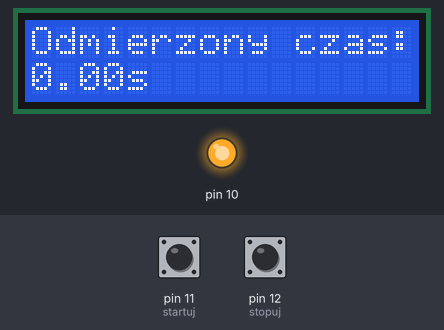
Bench run of a sketch on a simulated Arduino Uno, built with avr-gcc and run on an emulated ATmega328P. On the bench: 16×2 character LCD, output pins drawn as LEDs (lit = HIGH). The inputs (shaded band) are chosen by the test bench; at power-on: pin 11 (startuj) HIGH, pin 12 (stopuj) HIGH. What the sketch prints to the serial monitor is not drawn.

Above: at 1.2 s.
1.3 s: pin 11 (startuj) pulled LOW for 0.15 s
At 1.36 s:
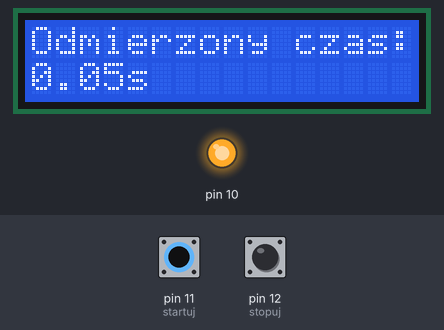
2.9 s: pin 12 (stopuj) pulled LOW for 0.15 s
At 3.9 s:
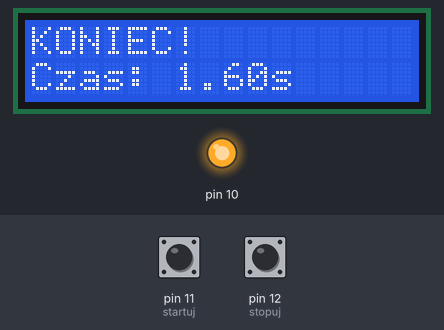
4.5 s: pin 12 (stopuj) pulled LOW for 1 s
At 5.7 s:
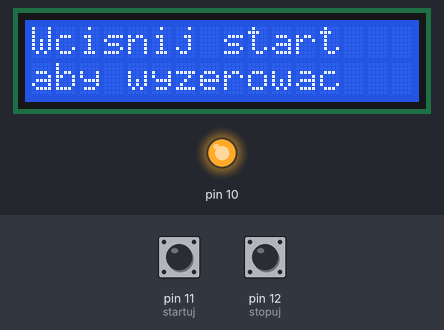
7.0 s: pin 11 (startuj) pulled LOW for 1 s
At 7.6 s:
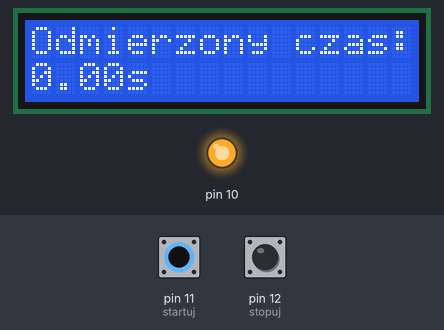
Timing chart, 0 to 10.0 s (numbered marks = the images above; inputs shaded):
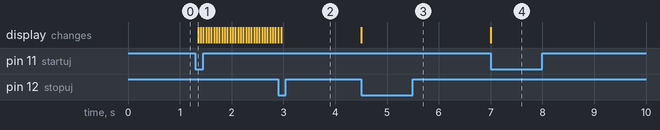

Measured:
- after the input at 1.3 s, the display: changes after 0.05 s (image 1)
- after the input at 2.9 s, the display: changes after 0.05 s (image 2)
- after the input at 4.5 s, the display: changes at once (image 3)
- after the input at 7.0 s, the display: changes at once (image 4)

The sketch:

wyswietlacz_stoper2.ino
```cpp
#include <LiquidCrystal.h>  //bilbioteka wyswietlacza
#define startuj 11
#define stopuj 12
float sekundy;
int minuty;
LiquidCrystal lcd(2, 3, 4, 5, 6, 7);

void setup() {
  analogWrite(10, 255);  // jasnosc wyswietlacza 0-255
  Serial.begin(9600);
  pinMode(startuj, INPUT_PULLUP);
  pinMode(stopuj, INPUT_PULLUP);
  lcd.begin(16, 2); // deklaracja typu wyswietlacza (2 linie po 16 znakow)
}

void loop() {
  sekundy = 0.00;
  minuty = 0;
  lcd.clear();
  lcd.setCursor(0, 0); // ustawienie kursora w pierwszej linii
  lcd.print("Odmierzony czas:"); // ustawienie tekstu
  lcd.setCursor(0, 1); // ustawienie kursora w drugiej linii
  lcd.print("0.00s");

  while (digitalRead(startuj)==LOW) {}
  delay(50);
  while (digitalRead(startuj)==HIGH) {}
  while (digitalRead(stopuj)==HIGH) {

  delay(50);
  sekundy+=0.05;

  if (sekundy>=59.99) {  //co tu sie odjebalo to ja nawet nie
  sekundy=0.00;          //nigdy nie byl spelniony warunek
  minuty+=1;             //sekundy == 60.00
  }

  Serial.println(minuty);
  Serial.println(sekundy);


  if (minuty>0) {
  lcd.clear();
  lcd.setCursor(0, 0);
  lcd.print("Odmierzony czas:");
  lcd.setCursor(0, 1);
  lcd.print(minuty);
  lcd.print("m ");
  lcd.print(sekundy);
  lcd.print("s");
  } else {
  lcd.setCursor(0, 1);
  lcd.print(sekundy);
  lcd.print("s");
  }

  }

  lcd.clear();
  lcd.setCursor(0, 0);
  lcd.print("KONIEC!");
  if (minuty>0) {
    lcd.setCursor(0, 1);
    lcd.print("Czas: ");
    lcd.print(minuty);
    lcd.print("m ");
    lcd.print(sekundy);
    lcd.print("s");
  } else {
    lcd.setCursor(0, 1);
    lcd.print("Czas: ");
    lcd.print(sekundy);
    lcd.print("s");
  }

  delay(100);

  while (digitalRead(stopuj)==LOW) {}
  delay(50);
  while (digitalRead(stopuj)==HIGH) {}
  lcd.clear();
  lcd.setCursor(0, 0);
  lcd.print("Wcisnij start");
  lcd.setCursor(0, 1);
  lcd.print("aby wyzerowac");
  while (digitalRead(startuj)==HIGH) {}

}
```
